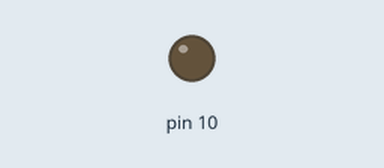
This sketch was run on a simulated Arduino Uno, built with avr-gcc and run on an emulated ATmega328P. On the bench: output pins drawn as LEDs (lit = HIGH).

Above: at 0.05 s.
At 5.75 s:
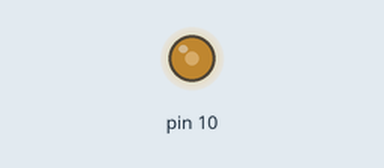
At 11.55 s:
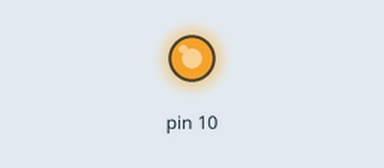
At 23.15 s:
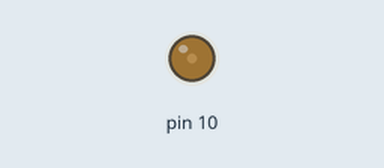
Timing chart, 0 to 33.3 s (numbered marks = the images above):
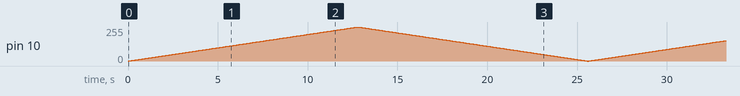

The sketch:

PWM_Ascent_And_Descent.ino
```cpp
void setup() {
  pinMode(10, OUTPUT);

}

void loop() {

  for (int i=0; i<=255; i++) {
     analogWrite(10, i);
     delay(50);
  }
  for (int j=0; j<=255; j++) {
     analogWrite(10, 255-j);
     delay(50);
  }

}
```
